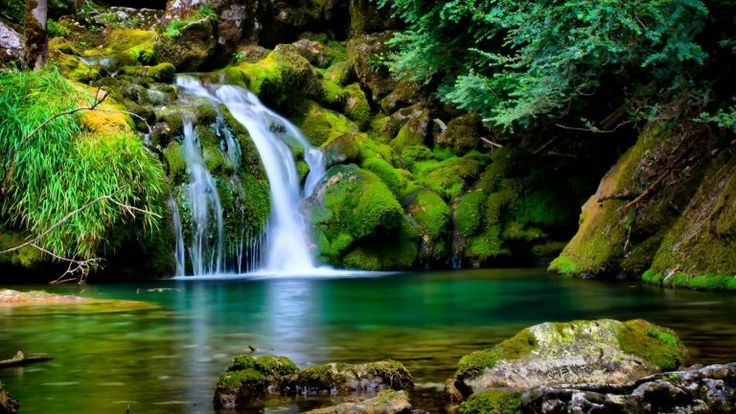
#> input picture img/nature.jpg, 736 x 414 px
$ python working_with_rgb.py
#> lines starting #> are read from the running program, lines starting #| are printed output that depends on the picture
import cv2
import  numpy as np
import matplotlib.pyplot as plt

# read image
img = cv2.imread("../img/nature.jpg")
#> img is the input picture: shape (414, 736, 3); mean B, G, R 44, 82.2, 62.7

# image
imgBlue = img[:,:,0]
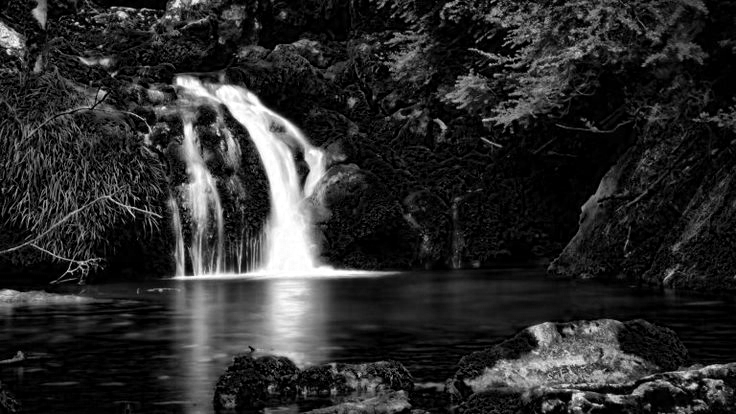
#> imgBlue: shape (414, 736); min 0, max 255, mean 44
imgGreen = img[:,:,1]
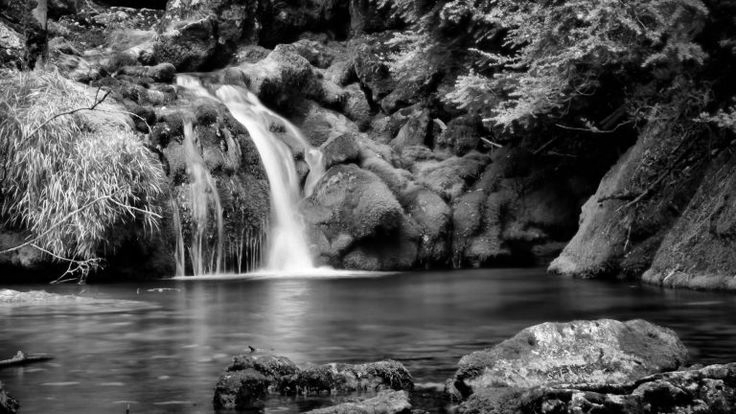
#> imgGreen: shape (414, 736); min 0, max 255, mean 82.2
imgRed = img[:,:,2]
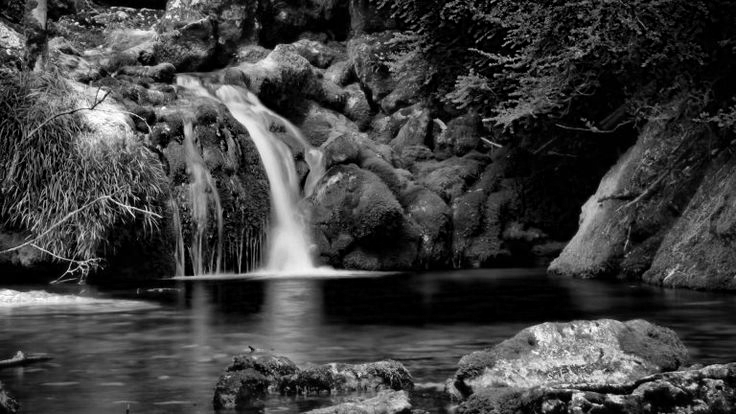
#> imgRed: shape (414, 736); min 0, max 255, mean 62.7

# creating a new image -> creating image side by side (horizontal stack)
new_img = np.hstack((imgBlue,imgGreen,imgRed))
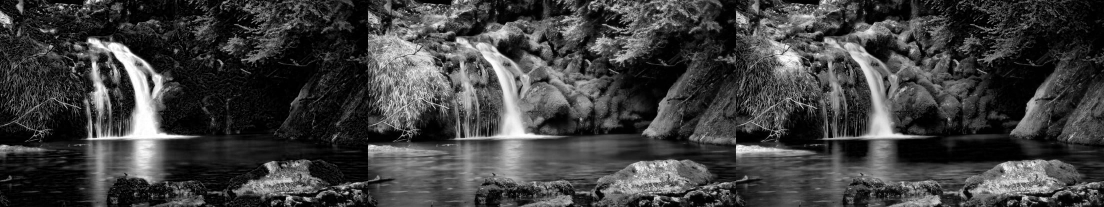
#> new_img: shape (414, 2208) (shown at 1/2 size); min 0, max 255, mean 63

# working with rgb
img[:,:,0] = 0 # color channels -> B = 0, G =1, R = 2
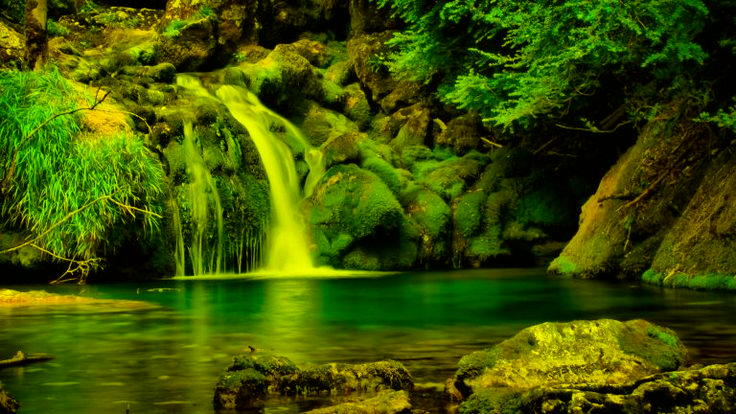
#> img: shape (414, 736, 3); mean B, G, R 0, 82.2, 62.7

cv2.imshow("Original", new_img)
cv2.waitKey(0)

$ run again, with img/earth.jpeg copied over img/nature.jpg
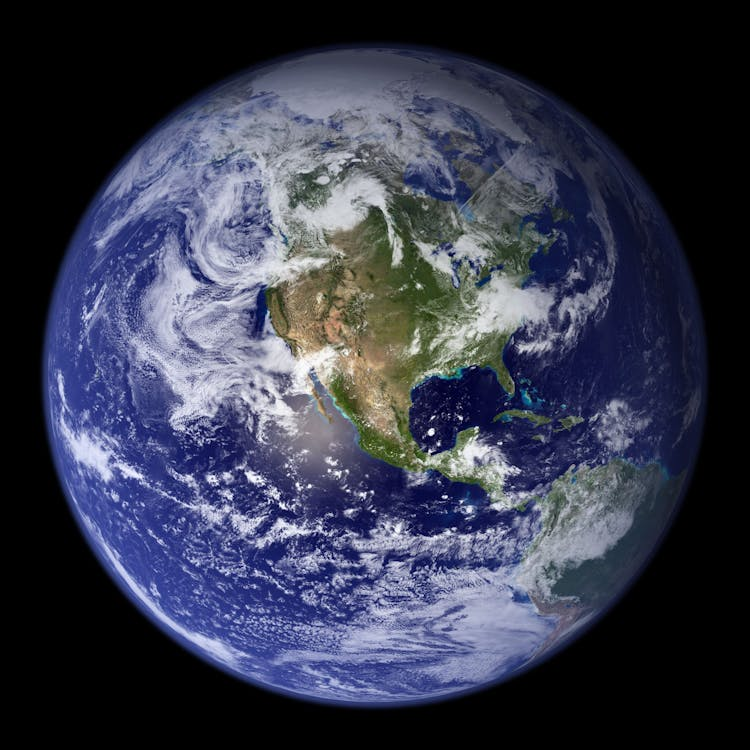
#> input picture img/earth.jpeg, 750 x 750 px
#> img is the input picture: shape (750, 750, 3); mean B, G, R 76.5, 58.3, 55
#> `new_img = np.hstack((imgBlue,imgGreen,imgRed))`:
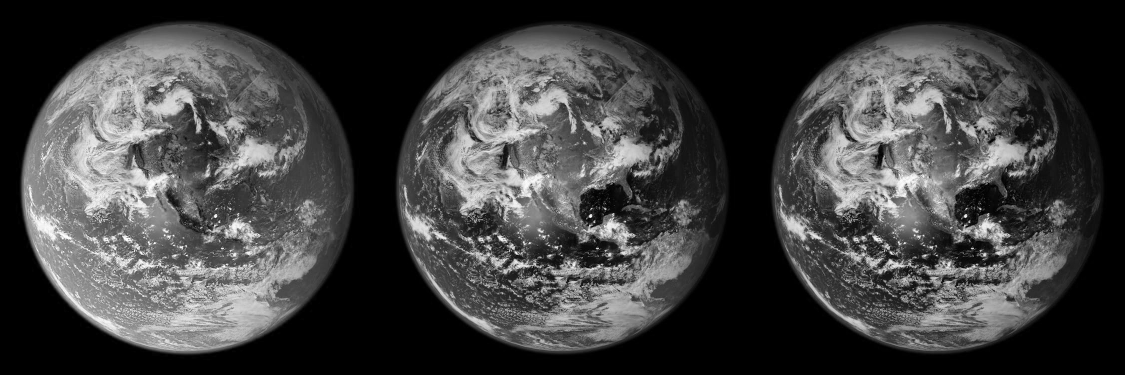
#> new_img: shape (750, 2250) (shown at 1/2 size); min 0, max 255, mean 63.3
#> `img[:,:,0] = 0`:
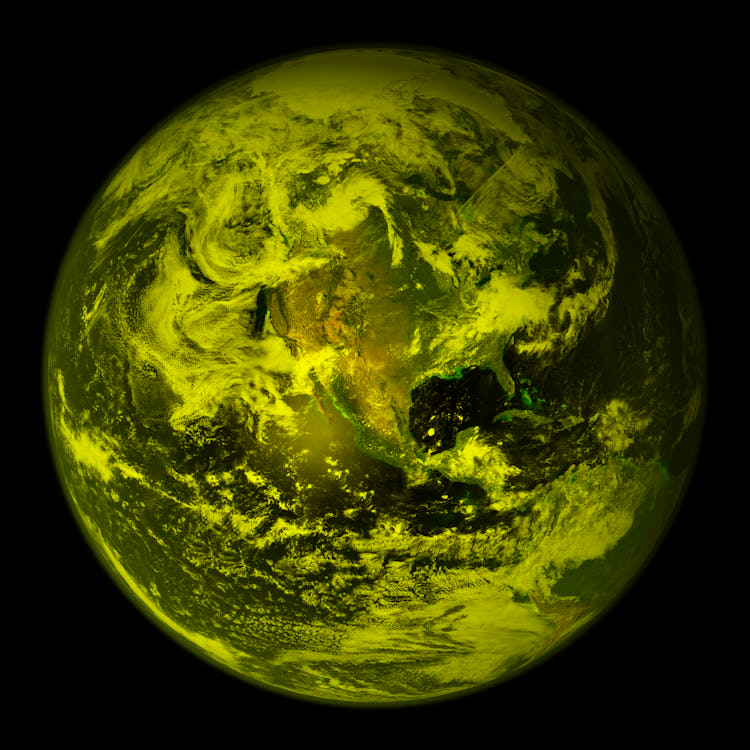
#> img: shape (750, 750, 3); mean B, G, R 0, 58.3, 55
